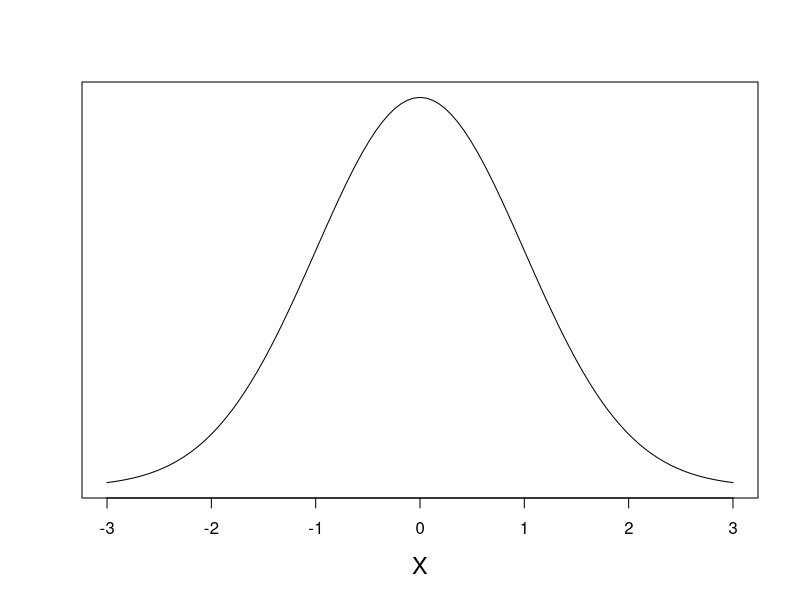
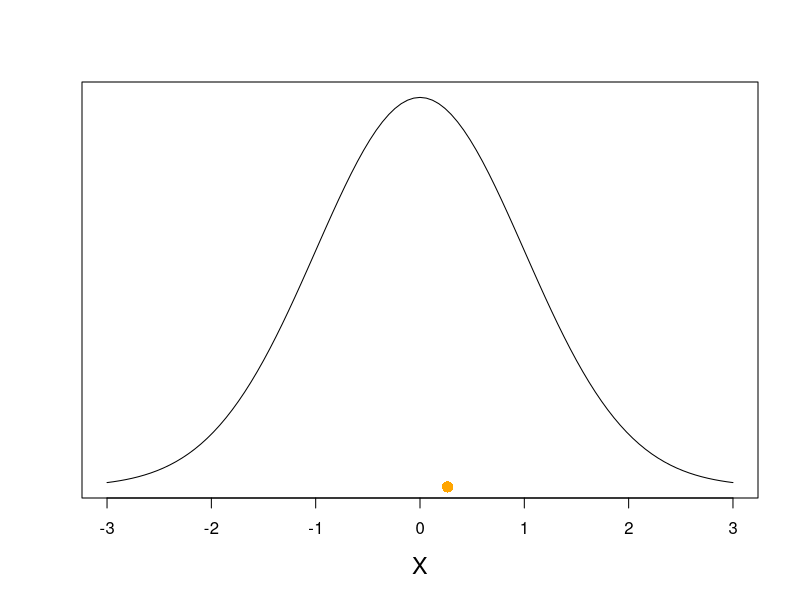
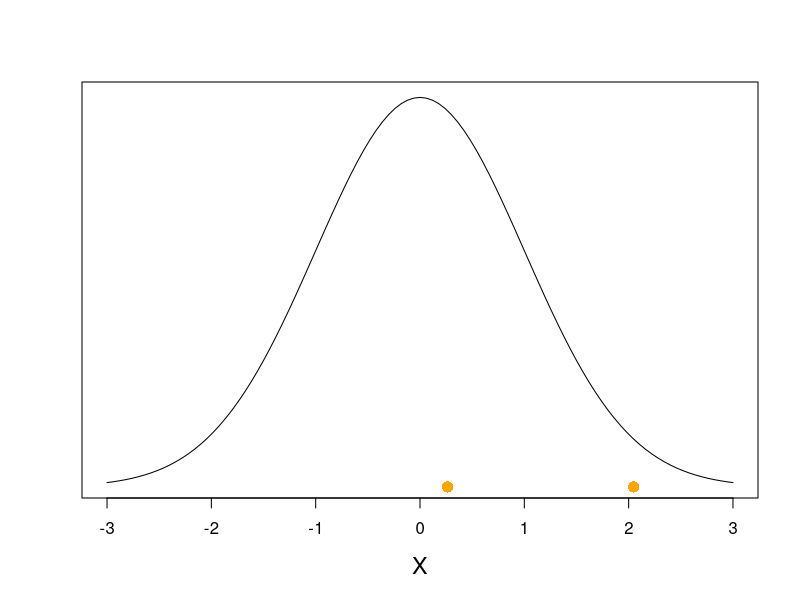
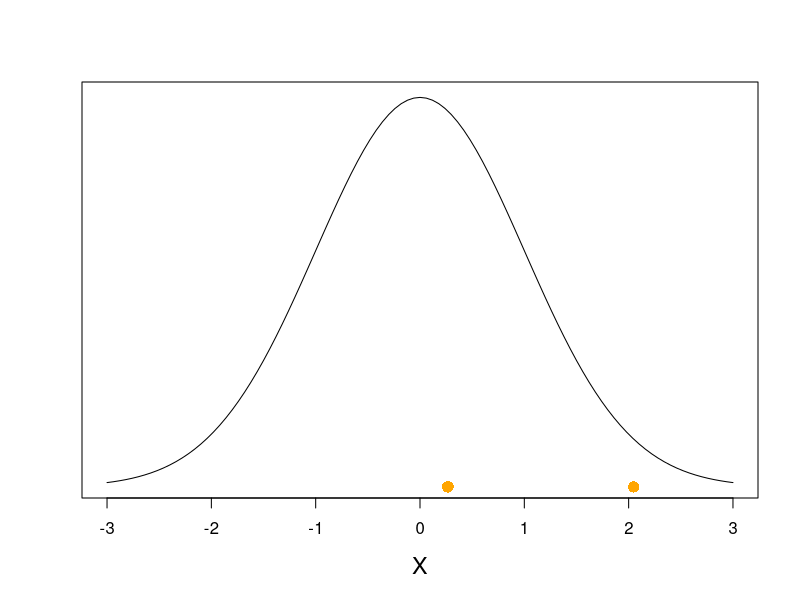
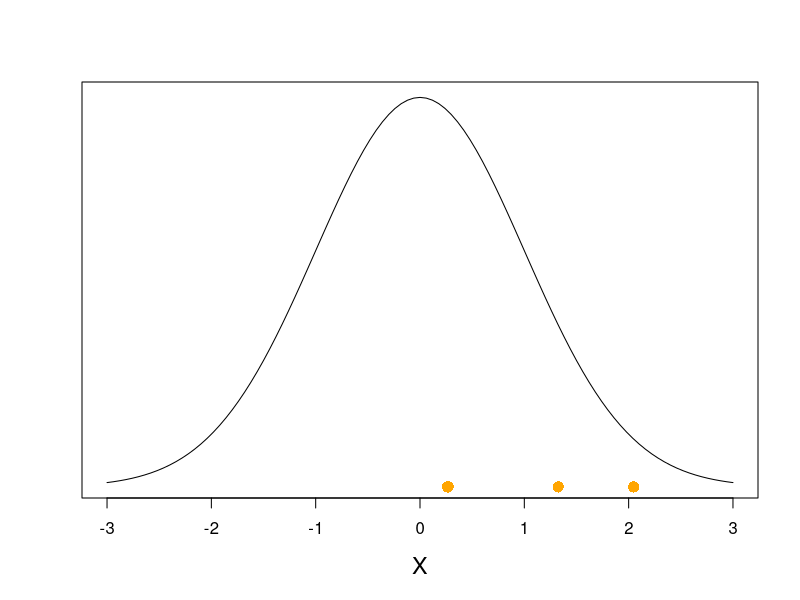
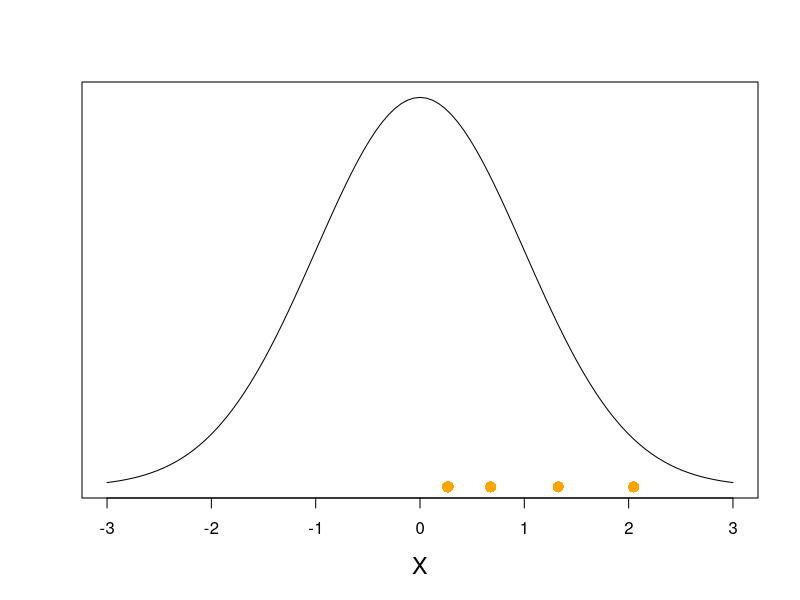
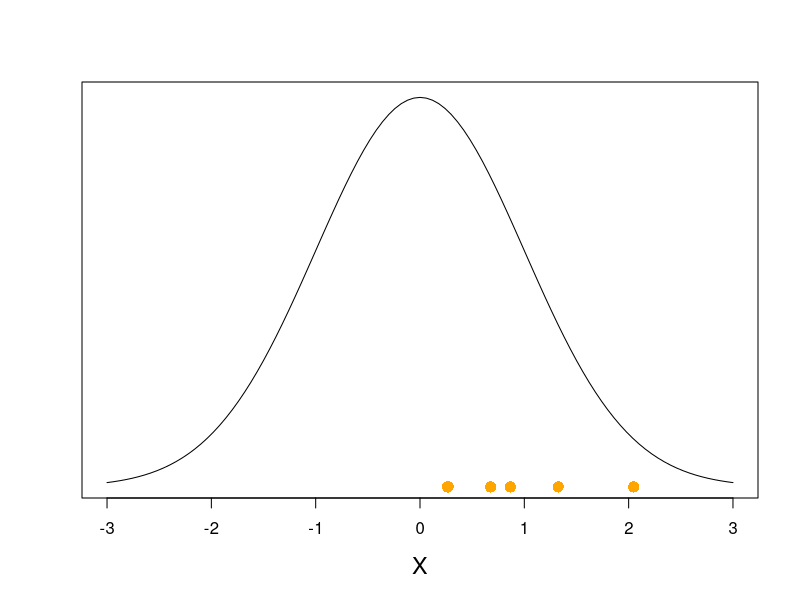
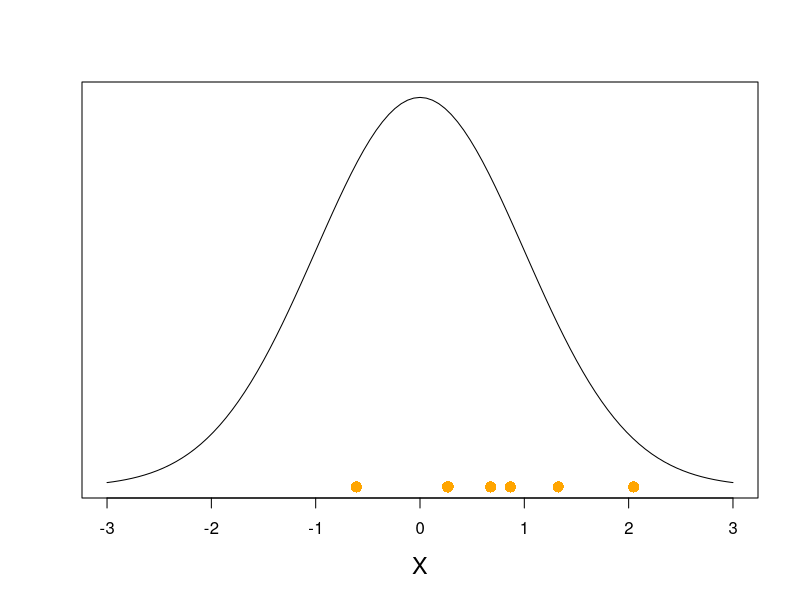

Write R code to recreate these figures, in order.
## ---- chunk 1
#| label: norm
#| echo: false
#| results: 'hide'
#| eval: true
#| include: false
#| output-location: fragment
## if(!dir.exists("figs/norm"))
##     dir.create("figs/norm")
## pdf("figs/norm/norm0.pdf", width=8, height=6)
curve(dnorm(x, mean=0, sd=1), -3, 3,
      xlab="X", yaxt="n", ylab="", cex.lab=1.4)
## dev.off()
x <- numeric(10)
set.seed(4549)
for(i in 1:10) {
    ## fl <- paste("figs/norm/norm", i, ".pdf", sep="")
    ## pdf(fl, width=8, height=6)
    curve(dnorm(x, mean=0, sd=1), -3, 3,
      xlab="X", yaxt="n", ylab="", cex.lab=1.4)
    x[i] <- rnorm(1, mean=0, sd=1)
    points(x[1:i], rep(0, i), col="orange", cex=1.5, lwd=2, pch=16)
    ## dev.off()
}
## ---- chunk 2
#| label: normals
#| echo: false
#| fig-width: 8
#| fig-height: 6
#| fig-align: center
curve(dnorm(x, 0, 0.6), -2, 2, xlab="X", cex.lab=1.4,
      ylab="Probability density", ylim=c(0, 3), lwd=3)
curve(dnorm(x, 0, 0.4), -2, 2, col="blue", lwd=3, add=TRUE)
curve(dnorm(x, 0, 0.2), -2, 2, col="red", lwd=3, add=TRUE)
legend(-2.1, 3, c(expression(paste(mu, "=0, ", sigma^2, "=0.6")),
                  expression(paste(mu, "=0, ", sigma^2, "=0.4")),
                  expression(paste(mu, "=0, ", sigma^2, "=0.2"))),
       col=c("black", "blue", "red"), lwd=2, cex=0.9)
## ---- chunk 3
#| label: normpop
#| include: true
#| echo: false
#| fig.width: 8
#| fig.height: 6
#| fig-align: center
x <- rnorm(100, 50)
plot(x, type="o", xlab="Time", ylab="Population size (N)", cex.lab=1.4)
## ---- chunk 4
#| label: geo-env-ex
#| fig.show: 'hide'
#| echo: false
r.bar <- 0.1
sigma.e <- 0.1
T <- 20
## if(!dir.exists("figs/exp-d"))
##     dir.create("figs/exp-d")
for(i in 1:10) {
    N <- integer(T+1)
    N[1] <- 100
    ## fl <- paste("figs/exp-d/exp-d", i, ".pdf", sep="")
    for(t in 1:T) {
        r.t <- rnorm(1, r.bar, sigma.e)
        N[t+1] <- N[t] + N[t]*r.t
    }
    ## pdf(fl, width=8, height=6)
    par(mai=c(0.9,0.9,0.1,0.1))
    plot(0:T, N, type="b", xlab="Time", ylab="Population size (N)",
         ylim=c(0, 1000), cex.lab=1.4)
    plot(function(x) N[1]*(1+r.bar)^x, 0, T+1, add=TRUE)
    abline(h=0, col=gray(0.8))
    ## dev.off()
}
## ---- chunk 5
#| label: geo-env-ex2
#| fig.show: 'hide'
#| echo: false
r.bar <- 0.1
sigma.e <- 0.25
T <- 20
## if(!dir.exists("figs/exp-d"))
##     dir.create("figs/exp-d")
for(i in 1:10) {
    N <- integer(T+1)
    N[1] <- 100
    ## fl <- paste("figs/exp-d/exp-d", i, ".pdf", sep="")
    for(t in 1:T) {
        r.t <- rnorm(1, r.bar, sigma.e)
        N[t+1] <- N[t] + N[t]*r.t
    }
    ## pdf(fl, width=8, height=6)
    par(mai=c(0.9,0.9,0.1,0.1))
    plot(0:T, N, type="b", xlab="Time", ylab="Population size (N)",
         ylim=c(0, 1000), cex.lab=1.4)
    plot(function(x) N[1]*(1+r.bar)^x, 0, T+1, add=TRUE)
    abline(h=0, col=gray(0.8))
    ## dev.off()
}
## ---- chunk 6
#| label: logistic-ex
#| fig.show: 'hide'
#| echo: false
r.max <- 0.3
K.bar <- 200
sigma.d <- 50
T <- 20
## if(!dir.exists("figs/lg-d"))
##     dir.create("figs/lg-d")
set.seed(4450)
for(i in 1:10) {
    N <- Nlr <- integer(T+1)
    N[1] <- Nlr[1] <- 50 ##200
    fl <- paste("figs/lg-d/lg-d", i, ".pdf", sep="")
    for(t in 1:T) {
        K.t <- rnorm(1, K.bar, sigma.d)
        N[t+1] <- N[t] + N[t]*r.max*(1 - N[t]/K.t)
        Nlr[t+1] <- Nlr[t] + Nlr[t]*r.max*(1 - Nlr[t]/K.bar)
    }
    ## pdf(fl, width=8, height=6)
    par(mai=c(0.9,0.9,0.1,0.1))
    plot(0:T, N, type="b", xlab="Time", ylab="Population size (N)",
         ylim=c(0, 300), cex.lab=1.4)
    lines(0:T, Nlr)
    abline(h=0, col=gray(0.8))
    ## dev.off()
}
## ---- chunk 7
#| label: pois
#| echo: false
#| fig.width: 7
#| fig.height: 5
#| out.width: "0.9<br>textwidth"
#| fig.align: 'center'
par(mfrow=c(2,2), mai=c(0.8,0.8,0.2,0.2))
X <- 0:50
plot(X, dpois(X, 1), type="h", lwd=2, xlab="Births", ylab="Probability",
     main="Poisson(1)", col="royalblue")
plot(X, dpois(X, 10), type="h", lwd=2, xlab="Births", ylab="Probability",
     main="Poisson(10)", col="royalblue")
plot(X, dpois(X, 20), type="h", lwd=2, xlab="Births", ylab="Probability",
     main="Poisson(20)", col="royalblue")
plot(X, dpois(X, 30), type="h", lwd=2, xlab="Births", ylab="Probability",
     main="Poisson(30)", col="royalblue")
## ---- chunk 8
#| label: bin
#| echo: false
#| fig.width: 7
#| fig.height: 5
#| out.width: "0.9<br>textwidth"
#| fig.align: 'center'
par(mfrow=c(2,2), mai=c(0.8,0.8,0.2,0.2))
N <- 10
X <- 0:N
plot(X, dbinom(X, N, 0.1), type="h", lwd=3, xlab="Deaths", ylab="Probability",
     main="Binomial(10, 0.1)", col="royalblue")
plot(X, dbinom(X, N, 0.3), type="h", lwd=3, xlab="Deaths", ylab="Probability",
     main="Binomial(10, 0.3)", col="royalblue")
plot(X, dbinom(X, N, 0.6), type="h", lwd=3, xlab="Deaths", ylab="Probability",
     main="Binomial(10, 0.6)", col="royalblue")
plot(X, dbinom(X, N, 0.9), type="h", lwd=3, xlab="Deaths", ylab="Probability",
     main="Binomial(10, 0.9)", col="royalblue")
## ---- chunk 9
#| label: pois-bin
#| fig.width: 7
#| fig.height: 5
#| out.width: "0.7<br>textwidth"
#| fig.align: 'center'
#| echo: false
par(mai=c(0.9,0.9,0.2,0.2))  
b <- 0.15  ## Birth rate
d <- 0.2   ## Mortality rate
nYears <- 50
N2 <- rep(NA, nYears)  ## Empty vector for population size 
B <- rep(NA, nYears-1)   ## Random variable for nBirths
D <- rep(NA, nYears-1)   ## Random variable for nDeaths
N2[1] <- 100           ## Initial population size
for(t in 2:nYears) {
    B[t-1] <- rpois(n=1, lambda=N2[t-1]*b)
    D[t-1] <- rbinom(n=1, size=N2[t-1], prob=d)
    N2[t] <- N2[t-1] + B[t-1] - D[t-1]
}
plot(1:nYears, N2, xlab="Time", ylab="Abundance", type="l")
## lines(1:(nYears-1), B)
